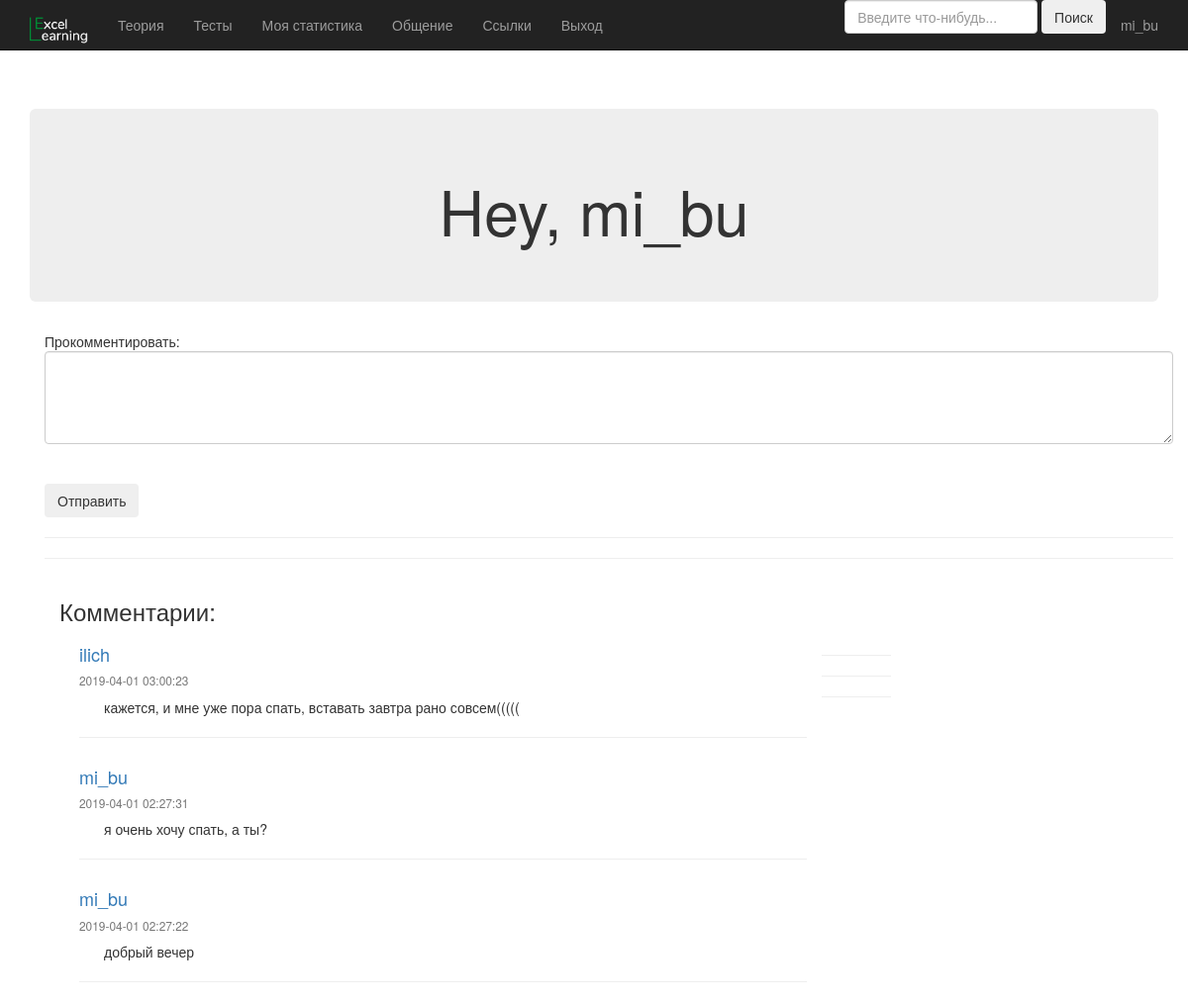
Screenshot of /com.php (signed in) with the database file from the repository.
### tables this page shows
CREATE TABLE IF NOT EXISTS `users` (
  `id` int(11) NOT NULL AUTO_INCREMENT,
  `first_name` varchar(255) NOT NULL,
  `last_name` varchar(255) NOT NULL,
  `user_name` varchar(255) NOT NULL,
  `email` varchar(255) NOT NULL,
  `password` text NOT NULL,
  `validation_code` text NOT NULL,
  `active` tinyint(4) NOT NULL DEFAULT '0',
  `role` tinyint(4) NOT NULL DEFAULT '0',
  PRIMARY KEY (`id`)
);

CREATE TABLE IF NOT EXISTS `comments` (
  `id` int(11) NOT NULL AUTO_INCREMENT,
  `comment` text NOT NULL,
  `user_id` int(11) NOT NULL,
  `date` datetime NOT NULL DEFAULT CURRENT_TIMESTAMP,
  `article_id` int(11) NOT NULL,
  PRIMARY KEY (`id`),
  KEY `article_id` (`article_id`),
  KEY `user_id` (`user_id`)
);

### functions/functions.php (called while the page is built, shortened)
<?php
function logged_in(){
  if(isset($_SESSION['email']) || isset($_COOKIE['email']))
   return true;
  else
    return false;
}

### functions/db.php (called while the page is built, shortened)
<?php
$connection=mysqli_connect('localhost','root','','first_project');
$connection->query("SET NAMES utf8");
function query($query){
  global $connection;
  return mysqli_query($connection,$query);
}
function fetch_array($result){
  return mysqli_fetch_array($result);
}
?>

### functions/theory_generation.php (the view, shortened to what this page needs)
<?php
function comments(){
    echo '
    <hr>
     <div class="comments col-md-9" id="comments">
    <h3>Комментарии:</h3>
    <div class="comment mb-2 row" style="padding-left: 20px;">
    ';
        $sql="SELECT comment, user_id, date, article_id from comments order by date desc";
        $result=query($sql);
      while($res=mysqli_fetch_array($result)){
          $user_id=$res['user_id'];
          $sql2="SELECT user_name from users where id=$user_id";
          $result2=query($sql2);
          $row2=fetch_array($result2);
          $username=$row2['user_name'];
          $comment=$res['comment'];
          $date=$res['date'];
          echo '
                         <div class="comment-content col-md-11 col-sm-10">
                             <h4 class=" comment-meta text-primary" >'.$username.'</h4>
                             <h5 class="small text-muted"> '.$date. '</h5>
                             <div class="comment-body">
                                 <p style="padding-left:25px;">
'.$comment.'
                                 </p>
                                 <hr>
                             </div>
                         </div>
<hr>
          ';
  }
echo "</div>";
}
?>

### includes/nav_student.php (shortened to what this page needs)
<?php include('functions/theory_generation.php'); ?>
<nav class="navbar navbar-inverse navbar-fixed-top justify-content-between">
   <div class="container">
     <div class="navbar-header">
       <a class="navbar-brand" href="student.php">
<img src="logo.png" height=30 alt="">
      </a>
     </div>
     <div id="navbar" class="collapse navbar-collapse">
       <ul class="nav navbar-nav">
         <li><a href="student.php">Теория</a></li>
         <li><a href="testing.php">Тесты</a></li>
         <li><a href="statistics.php">Моя статистика</a></li>
         <li><a href="com.php">Общение</a></li>
         <li><a href="links.php">Ссылки</a></li>
         <li><a href="logout.php">Выход</a></li>
       </ul>
       <ul class="nav navbar-nav navbar-right">
           <li>
             <form class="form-inline" action='student_search.php' method="post" >
               <div class="form-group mx-sm-3 mb-2">
                  <input class="form-control " type=text name="search" placeholder="Введите что-нибудь..." aria-label="Search">
                </div>
                <div class="form-group mx-sm-3 mb-2">
          <button class="btn btn-outline-success my-2 my-sm-0" type="submit">Поиск</button>
       </div>
              </form>
           </li>
           <li><a href="statistics.php">
             <?php
             if(logged_in()){
               if(isset($_SESSION['email'])){
                 $email=$_SESSION['email'];
                 $sql='SELECT user_name FROM users WHERE email="'.$email.'"';
                 $result=query($sql);
                 $row=fetch_array($result);
                 $name=$row['user_name'];
                 echo $name;
               }
             }
               else
               redirect("index.php");
              ?>
</a>
           </li>
         </ul>
     </div>
   </div>
 </nav>

### com.php (shortened to what this page needs)
<?php include('includes/header.php'); ?>
<?php include('includes/nav_student.php'); ?>
<div class="jumbotron">
  <h1 class="text-center">
    Hey,
    <?php
    if(logged_in()){
      if(isset($_SESSION['email'])){
        $email=$_SESSION['email'];
        $sql='SELECT user_name FROM users WHERE email="'.$email.'"';
        $result=query($sql);
        $row=fetch_array($result);
        $name=$row['user_name'];
        echo $name;
      }
    }
      else
      redirect("index.php");
     ?>
  </h1>
</div>
<div class="container">
  <div class="card border-0 shadow my-5" id='hide'>
<div class="display-inline">
  <?php
    echo '
    <form class="" name="comments" method="post">
    Прокомментировать: <br>
    <textarea class="form-control" name="comment" rows="4" cols="50"></textarea>
    <br><br>
    <input class="btn btn-outline-info " type="submit" name="post_comment" value="Отправить">
    </form>
    <hr>
    ';
  ?>
 <?php
 comments();
   ?>
</div>
</div>
  </div>
<?php include('includes/footer.php'); ?>

### css/styles.css (style rules this page uses)
body { padding-top: 90px; }

### rows the page displays
users: user_name "mi_bu"
comments: user.user_name "ilich", date "2019-04-01 03:00:23", comment "кажется, и мне уже пора спать, вставать завтра рано совсем((((("
comments: user.user_name "mi_bu", date "2019-04-01 02:27:31", comment "я очень хочу спать, а ты?"
comments: user.user_name "mi_bu", date "2019-04-01 02:27:22", comment "добрый вечер"
